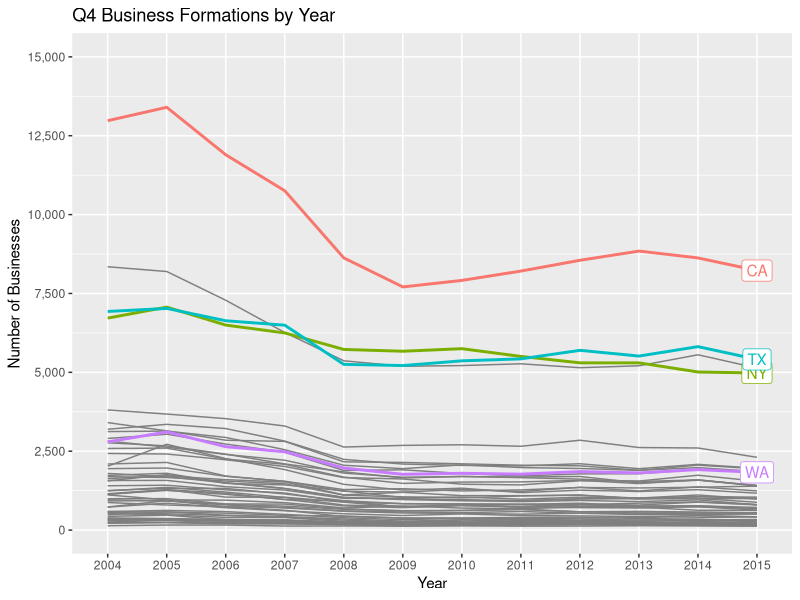
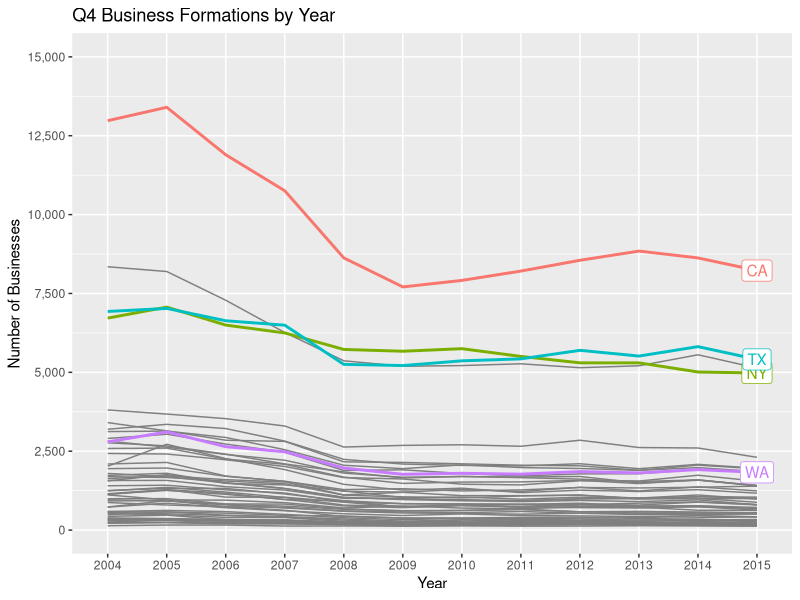

Generate these figures, in order, with R:
library('tidyverse')
library('scales')

df <- read_csv('business-formation-data/BF4Q_ST.csv')
df <- df %>%
      gather(state, n, -Time) %>%
      filter(grepl('*Q4$', Time)) %>%
      mutate(Time = as.factor(gsub(' Q[0-9]$', '', Time))) %>%
      rename(time = Time) %>%
      mutate(state = as.factor(state))

# We want to highlight CA, NY, WA, TX
df <- df %>%
      mutate(highlight = as.factor(ifelse(state %in% c('NY', 'CA', 'WA', 'TX'),
                                    state,
                                    NA)))
df

to_label <- df %>%
            filter(!is.na(highlight) & time == 2015)

ggplot(df, aes(x = time, y = n, color = highlight)) +
    geom_line(data=filter(df, is.na(highlight)), aes(group = state)) +
    geom_line(data=filter(df, !is.na(highlight)), aes(group = state), size = 1) +
    geom_label(data=to_label, aes(label = state)) +
    scale_y_continuous(limits = c(0, 15000),
                       breaks=seq(0, 15000, 2500),
                       labels = comma) +
    guides(color = FALSE) +
    labs(title = 'Q4 Business Formations by Year',
         x = 'Year',
         y = 'Number of Businesses')
ggsave('static-graphs/raw/business-formation.png')
